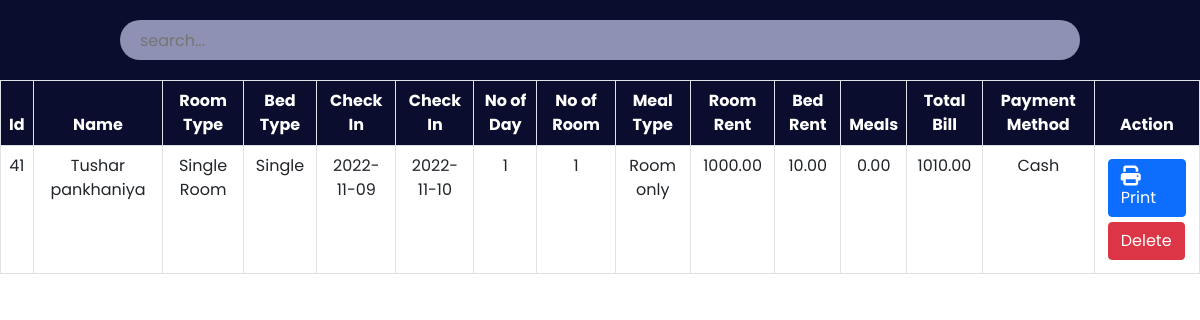
Screenshot of /admin/payment.php with the database file from the repository.
### tables this page shows
CREATE TABLE `payment` (
  `id` int(30) NOT NULL,
  `Name` varchar(30) NOT NULL,
  `Email` varchar(30) NOT NULL,
  `RoomType` varchar(30) NOT NULL,
  `Bed` varchar(30) NOT NULL,
  `NoofRoom` int(30) NOT NULL,
  `cin` date NOT NULL,
  `cout` date NOT NULL,
  `noofdays` int(30) NOT NULL,
  `roomtotal` double(8,2) NOT NULL,
  `bedtotal` double(8,2) NOT NULL,
  `meal` varchar(30) NOT NULL,
  `mealtotal` double(8,2) NOT NULL,
  `finaltotal` double(8,2) NOT NULL,
  `payment_method` varchar(50) NOT NULL DEFAULT 'Cash'
);

### admin/payment.php (the view, shortened to what this page needs)
<?php
include '../config.php';
?>
<!DOCTYPE html>
<html lang="en">
<head>
    <link href="https://cdn.jsdelivr.net/npm/bootstrap@5.0.2/dist/css/bootstrap.min.css" rel="stylesheet">
    <link rel="stylesheet" href="https://cdnjs.cloudflare.com/ajax/libs/font-awesome/6.2.0/css/all.min.css"/>
	<link rel="stylesheet" href="css/roombook.css">
</head>
<body>
	<div class="searchsection">
        <input type="text" name="search_bar" id="search_bar" placeholder="search..." onkeyup="searchFun()">
    </div>
    <div class="roombooktable" class="table-responsive-xl">
        <?php
            $paymanttablesql = "SELECT * FROM payment";
            $paymantresult = mysqli_query($conn, $paymanttablesql);
        ?>
        <table class="table table-bordered" id="table-data">
            <thead>
                <tr>
                    <th scope="col">Id</th>
                    <th scope="col">Name</th>
                    <th scope="col">Room Type</th>
                    <th scope="col">Bed Type</th>
                    <th scope="col">Check In</th>
                    <th scope="col">Check In</th>
					<th scope="col">No of Day</th>
                    <th scope="col">No of Room</th>
					<th scope="col">Meal Type</th>
                    <th scope="col">Room Rent</th>
                    <th scope="col">Bed Rent</th>
                    <th scope="col">Meals</th>
					<th scope="col">Total Bill</th>
                    <th scope="col">Payment Method</th>
                    <th scope="col">Action</th>
                </tr>
            </thead>
            <tbody>
            <?php
            while ($res = mysqli_fetch_array($paymantresult)) {
            ?>
                <tr>
                    <td><?php echo $res['id'] ?></td>
                    <td><?php echo $res['Name'] ?></td>
                    <td><?php echo $res['RoomType'] ?></td>
                    <td><?php echo $res['Bed'] ?></td>
					<td><?php echo $res['cin'] ?></td>
                    <td><?php echo $res['cout'] ?></td>
					<td><?php echo $res['noofdays'] ?></td>
                    <td><?php echo $res['NoofRoom'] ?></td>
                    <td><?php echo $res['meal'] ?></td>
                    <td><?php echo $res['roomtotal'] ?></td>
					<td><?php echo $res['bedtotal'] ?></td>
					<td><?php echo $res['mealtotal'] ?></td>
					<td><?php echo $res['finaltotal'] ?></td>
                    <td><?php echo $res['payment_method'] ?? 'N/A' ?></td>
                    <td class="action">
                        <a href="invoiceprint.php?id=<?php echo $res['id']?>"><button class="btn btn-primary"><i class="fa-solid fa-print"></i>Print</button></a>
						<a href="paymantdelete.php?id=<?php echo $res['id']?>"><button class="btn btn-danger">Delete</button></a>
                    </td>
                </tr>
            <?php
            }
            ?>
            </tbody>
        </table>
    </div>
</body>
</html>

### admin/css/roombook.css (style rules this page uses)
:root { --bg-text-shadow: 0 2px 4px rgb(13 0 77 / 8%), 0 3px 6px rgb(13 0 77 / 8%), 0 8px 16px rgb(13 0 77 / 8%); --bg-box-shadow: 0px 0px 20px 6px rgba(26, 30, 164, 0.31); }
body { background-color: #ffff; }
* { margin: 0; padding: 0; font-family: 'Poppins', sans-serif; }
i { font-size: 20px; }
.searchsection { height: 80px; width: 100%; display: flex; justify-content: space-evenly; align-items: center; background-color: #0a0d2d; position: fixed; z-index: 500; }
#search_bar { height: 40px; width: 80%; border: none; background-color: rgba(195, 198, 233, 0.714); padding-left: 20px; border-radius: 30px; }
a { color: black; }
.roombooktable { position: absolute; color: #0a0d2d; margin-top: 80px; width: 100%; height: 100vh; padding-bottom: 900px; }
.roombooktable thead { background-color: #0a0d2d; color: white; text-align: center; }
.roombooktable tbody { text-align: center; }
.action a { text-decoration: none; }
.action button { display: flex; flex-wrap: wrap; margin: 5px; }

### rows the page displays
payment: id "41", Name "Tushar pankhaniya", RoomType "Single Room", Bed "Single", cin "2022-11-09", cout "2022-11-10", noofdays "1", NoofRoom "1", meal "Room only", roomtotal "1000.00", bedtotal "10.00", mealtotal "0.00", finaltotal "1010.00", payment_method "Cash"
